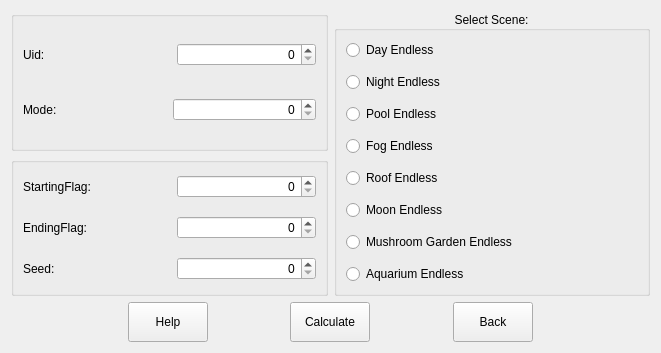
<?xml version="1.0" encoding="UTF-8"?>
<ui version="4.0">
 <class>mode1Window</class>
 <widget class="QWidget" name="mode1Window">
  <property name="windowModality">
   <enum>Qt::ApplicationModal</enum>
  </property>
  <property name="geometry">
   <rect>
    <x>0</x>
    <y>0</y>
    <width>661</width>
    <height>336</height>
   </rect>
  </property>
  <property name="sizePolicy">
   <sizepolicy hsizetype="Preferred" vsizetype="Preferred">
    <horstretch>0</horstretch>
    <verstretch>0</verstretch>
   </sizepolicy>
  </property>
  <property name="minimumSize">
   <size>
    <width>0</width>
    <height>0</height>
   </size>
  </property>
  <property name="windowTitle">
   <string>mode1</string>
  </property>
  <property name="locale">
   <locale language="English" country="UnitedStates"/>
  </property>
  <layout class="QHBoxLayout" name="horizontalLayout_7">
   <item>
    <layout class="QVBoxLayout" name="verticalLayout_5">
     <item>
      <layout class="QHBoxLayout" name="horizontalLayout_6">
       <item>
        <layout class="QVBoxLayout" name="verticalLayout_4">
         <item>
          <widget class="QGroupBox" name="groupBox">
           <property name="title">
            <string/>
           </property>
           <property name="alignment">
            <set>Qt::AlignCenter</set>
           </property>
           <property name="flat">
            <bool>false</bool>
           </property>
           <layout class="QVBoxLayout" name="verticalLayout">
            <property name="spacing">
             <number>15</number>
            </property>
            <property name="leftMargin">
             <number>9</number>
            </property>
            <property name="rightMargin">
             <number>9</number>
            </property>
            <property name="bottomMargin">
             <number>9</number>
            </property>
            <item>
             <layout class="QHBoxLayout" name="horizontalLayout">
              <item>
               <widget class="QLabel" name="uid">
                <property name="text">
                 <string>Uid:</string>
                </property>
               </widget>
              </item>
              <item>
               <widget class="QSpinBox" name="uid_Input">
                <property name="wrapping">
                 <bool>false</bool>
                </property>
                <property name="frame">
                 <bool>true</bool>
                </property>
                <property name="alignment">
                 <set>Qt::AlignRight|Qt::AlignTrailing|Qt::AlignVCenter</set>
                </property>
                <property name="maximum">
                 <number>2147483646</number>
                </property>
                <property name="displayIntegerBase">
                 <number>10</number>
                </property>
               </widget>
              </item>
             </layout>
            </item>
            <item>
             <layout class="QHBoxLayout" name="horizontalLayout_2">
              <property name="spacing">
               <number>6</number>
              </property>
              <item>
               <widget class="QLabel" name="mode">
                <property name="text">
                 <string>Mode:</string>
                </property>
               </widget>
              </item>
              <item>
               <widget class="QSpinBox" name="mode_Input">
                <property name="alignment">
                 <set>Qt::AlignRight|Qt::AlignTrailing|Qt::AlignVCenter</set>
                </property>
                <property name="maximum">
                 <number>2147483646</number>
                </property>
                <property name="displayIntegerBase">
                 <number>10</number>
                </property>
               </widget>
              </item>
             </layout>
            </item>
           </layout>
          </widget>
         </item>
         <item>
          <widget class="QGroupBox" name="groupBox_3">
           <property name="title">
            <string/>
           </property>
           <property name="alignment">
            <set>Qt::AlignCenter</set>
           </property>
           <property name="flat">
            <bool>false</bool>
           </property>
           <layout class="QVBoxLayout" name="verticalLayout_3">
            <property name="spacing">
             <number>15</number>
            </property>
            <item>
             <layout class="QHBoxLayout" name="horizontalLayout_3">
              <item>
               <widget class="QLabel" name="startFlag">
                <property name="text">
                 <string>StartingFlag:</string>
                </property>
               </widget>
              </item>
              <item>
               <widget class="QSpinBox" name="startFlag_Input">
                <property name="alignment">
                 <set>Qt::AlignRight|Qt::AlignTrailing|Qt::AlignVCenter</set>
                </property>
                <property name="maximum">
                 <number>2147483646</number>
                </property>
                <property name="displayIntegerBase">
                 <number>10</number>
                </property>
               </widget>
              </item>
             </layout>
            </item>
            <item>
             <layout class="QHBoxLayout" name="horizontalLayout_4">
              <item>
               <widget class="QLabel" name="endFlag">
                <property name="text">
                 <string>EndingFlag:</string>
                </property>
               </widget>
              </item>
              <item>
               <widget class="QSpinBox" name="endFlag_Input">
                <property name="alignment">
                 <set>Qt::AlignRight|Qt::AlignTrailing|Qt::AlignVCenter</set>
                </property>
                <property name="maximum">
                 <number>2147483646</number>
                </property>
                <property name="displayIntegerBase">
                 <number>10</number>
                </property>
               </widget>
              </item>
             </layout>
            </item>
            <item>
             <layout class="QHBoxLayout" name="horizontalLayout_5">
              <item>
               <widget class="QLabel" name="seed">
                <property name="text">
                 <string>Seed:</string>
                </property>
               </widget>
              </item>
              <item>
               <widget class="QSpinBox" name="seed_Input">
                <property name="alignment">
                 <set>Qt::AlignRight|Qt::AlignTrailing|Qt::AlignVCenter</set>
                </property>
                <property name="maximum">
                 <number>2147483646</number>
                </property>
                <property name="displayIntegerBase">
                 <number>16</number>
                </property>
               </widget>
              </item>
             </layout>
            </item>
           </layout>
          </widget>
         </item>
        </layout>
       </item>
       <item>
        <widget class="QGroupBox" name="groupBox_2">
         <property name="sizePolicy">
          <sizepolicy hsizetype="Preferred" vsizetype="Preferred">
           <horstretch>0</horstretch>
           <verstretch>0</verstretch>
          </sizepolicy>
         </property>
         <property name="title">
          <string>Select Scene:</string>
         </property>
         <property name="alignment">
          <set>Qt::AlignCenter</set>
         </property>
         <layout class="QVBoxLayout" name="verticalLayout_2">
          <property name="spacing">
           <number>12</number>
          </property>
          <item>
           <widget class="QRadioButton" name="DAY_rBtn">
            <property name="text">
             <string>Day Endless</string>
            </property>
            <attribute name="buttonGroup">
             <string notr="true">sceneGroup</string>
            </attribute>
           </widget>
          </item>
          <item>
           <widget class="QRadioButton" name="NIGHT_rBtn">
            <property name="text">
             <string>Night Endless</string>
            </property>
            <attribute name="buttonGroup">
             <string notr="true">sceneGroup</string>
            </attribute>
           </widget>
          </item>
          <item>
           <widget class="QRadioButton" name="POOL_rBtn">
            <property name="text">
             <string>Pool Endless</string>
            </property>
            <attribute name="buttonGroup">
             <string notr="true">sceneGroup</string>
            </attribute>
           </widget>
          </item>
          <item>
           <widget class="QRadioButton" name="FOG_rBtn">
            <property name="text">
             <string>Fog Endless</string>
            </property>
            <attribute name="buttonGroup">
             <string notr="true">sceneGroup</string>
            </attribute>
           </widget>
          </item>
          <item>
           <widget class="QRadioButton" name="ROOF_rBtn">
            <property name="text">
             <string>Roof Endless</string>
            </property>
            <attribute name="buttonGroup">
             <string notr="true">sceneGroup</string>
            </attribute>
           </widget>
          </item>
          <item>
           <widget class="QRadioButton" name="MOON_rBtn">
            <property name="text">
             <string>Moon Endless</string>
            </property>
            <attribute name="buttonGroup">
             <string notr="true">sceneGroup</string>
            </attribute>
           </widget>
          </item>
          <item>
           <widget class="QRadioButton" name="MG_rBtn">
            <property name="text">
             <string>Mushroom Garden Endless</string>
            </property>
            <attribute name="buttonGroup">
             <string notr="true">sceneGroup</string>
            </attribute>
           </widget>
          </item>
          <item>
           <widget class="QRadioButton" name="AQ_rBtn">
            <property name="text">
             <string>Aquarium Endless</string>
            </property>
            <attribute name="buttonGroup">
             <string notr="true">sceneGroup</string>
            </attribute>
           </widget>
          </item>
         </layout>
        </widget>
       </item>
      </layout>
     </item>
     <item>
      <layout class="QHBoxLayout" name="horizontalLayout_8">
       <property name="spacing">
        <number>6</number>
       </property>
       <item>
        <spacer name="horizontalSpacer_3">
         <property name="orientation">
          <enum>Qt::Horizontal</enum>
         </property>
         <property name="sizeType">
          <enum>QSizePolicy::Preferred</enum>
         </property>
         <property name="sizeHint" stdset="0">
          <size>
           <width>120</width>
           <height>20</height>
          </size>
         </property>
        </spacer>
       </item>
       <item>
        <widget class="QPushButton" name="help_btn">
         <property name="sizePolicy">
          <sizepolicy hsizetype="Expanding" vsizetype="Maximum">
           <horstretch>0</horstretch>
           <verstretch>2</verstretch>
          </sizepolicy>
         </property>
         <property name="minimumSize">
          <size>
           <width>0</width>
           <height>40</height>
          </size>
         </property>
         <property name="text">
          <string>Help</string>
         </property>
        </widget>
       </item>
       <item>
        <spacer name="horizontalSpacer">
         <property name="orientation">
          <enum>Qt::Horizontal</enum>
         </property>
         <property name="sizeType">
          <enum>QSizePolicy::Preferred</enum>
         </property>
         <property name="sizeHint" stdset="0">
          <size>
           <width>80</width>
           <height>20</height>
          </size>
         </property>
        </spacer>
       </item>
       <item>
        <widget class="QPushButton" name="calc_btn">
         <property name="sizePolicy">
          <sizepolicy hsizetype="Expanding" vsizetype="Maximum">
           <horstretch>0</horstretch>
           <verstretch>2</verstretch>
          </sizepolicy>
         </property>
         <property name="minimumSize">
          <size>
           <width>0</width>
           <height>40</height>
          </size>
         </property>
         <property name="text">
          <string>Calculate</string>
         </property>
        </widget>
       </item>
       <item>
        <spacer name="horizontalSpacer_2">
         <property name="orientation">
          <enum>Qt::Horizontal</enum>
         </property>
         <property name="sizeType">
          <enum>QSizePolicy::Preferred</enum>
         </property>
         <property name="sizeHint" stdset="0">
          <size>
           <width>80</width>
           <height>20</height>
          </size>
         </property>
        </spacer>
       </item>
       <item>
        <widget class="QPushButton" name="return_btn">
         <property name="sizePolicy">
          <sizepolicy hsizetype="Expanding" vsizetype="Maximum">
           <horstretch>0</horstretch>
           <verstretch>0</verstretch>
          </sizepolicy>
         </property>
         <property name="minimumSize">
          <size>
           <width>0</width>
           <height>40</height>
          </size>
         </property>
         <property name="text">
          <string>Back</string>
         </property>
        </widget>
       </item>
       <item>
        <spacer name="horizontalSpacer_4">
         <property name="orientation">
          <enum>Qt::Horizontal</enum>
         </property>
         <property name="sizeType">
          <enum>QSizePolicy::Preferred</enum>
         </property>
         <property name="sizeHint" stdset="0">
          <size>
           <width>120</width>
           <height>20</height>
          </size>
         </property>
        </spacer>
       </item>
      </layout>
     </item>
    </layout>
   </item>
  </layout>
 </widget>
 <resources/>
 <connections/>
 <buttongroups>
  <buttongroup name="sceneGroup"/>
 </buttongroups>
</ui>
